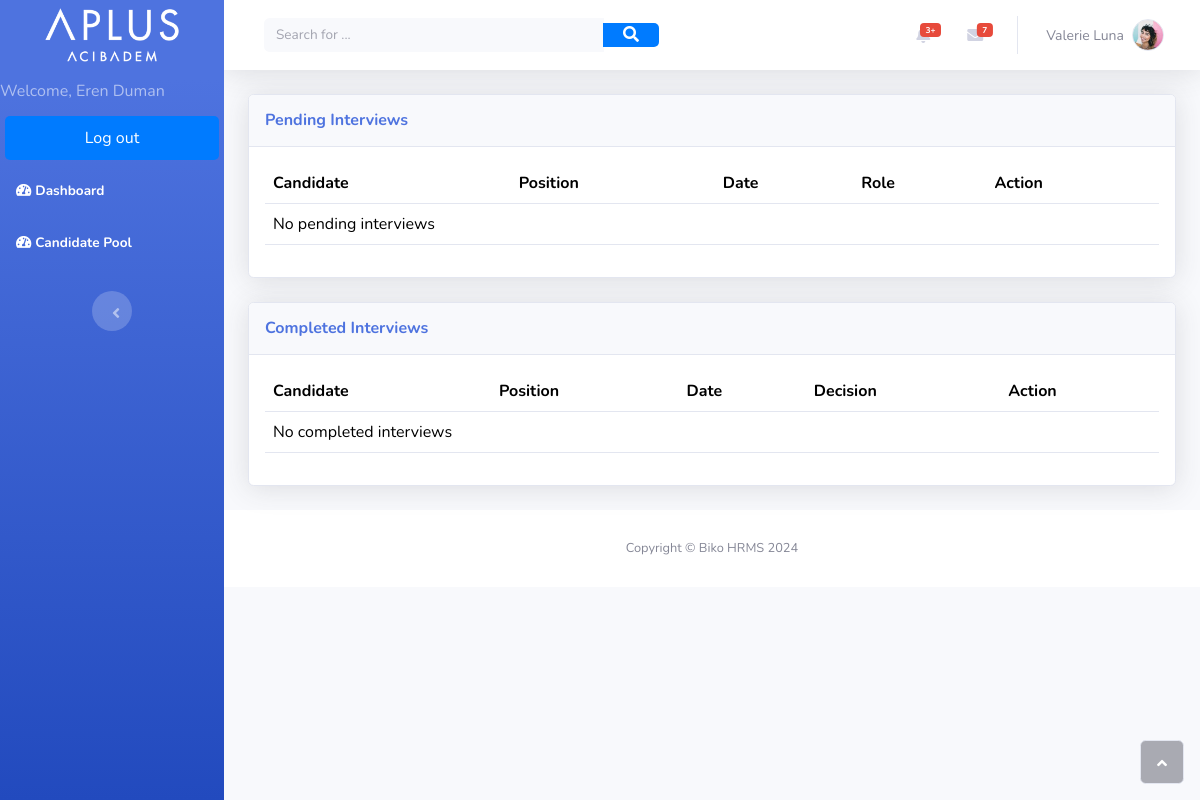
/hr/my-interviews/ (signed in), run on an earlier commit of the app's database.
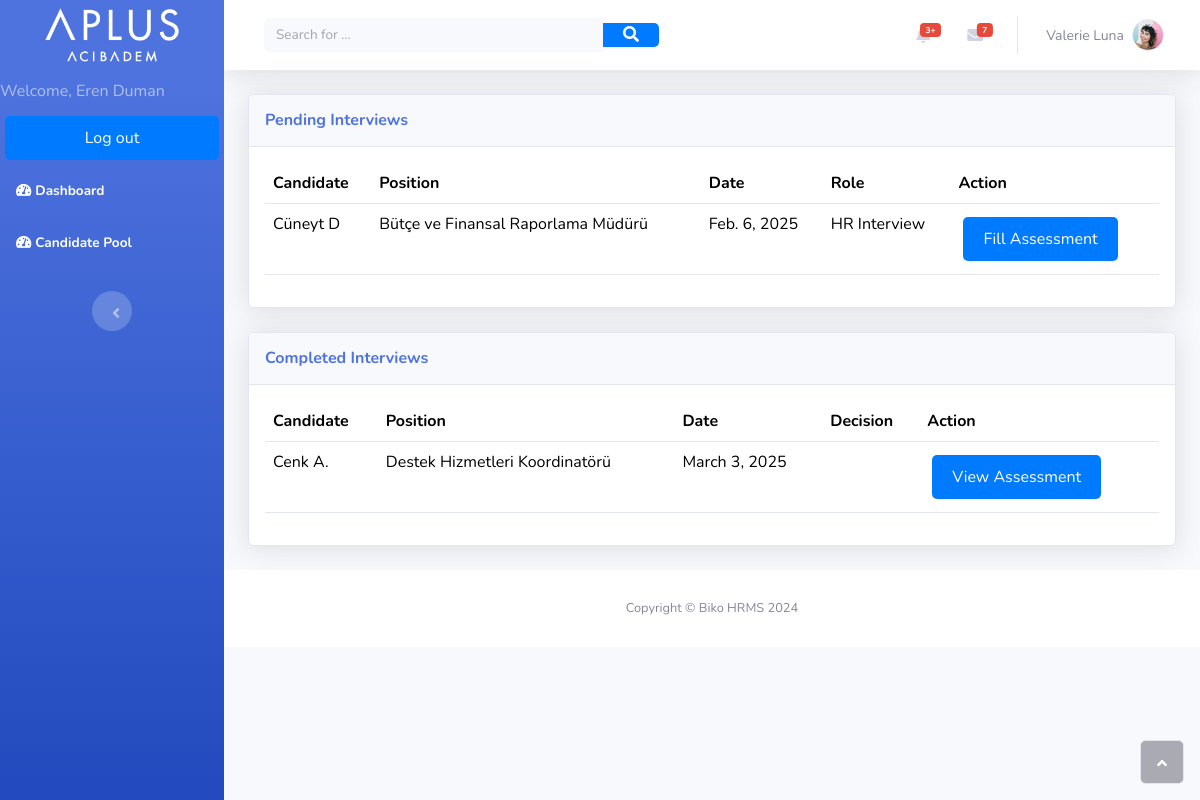
And on a later commit of the database.
### biko_hr/models.py (models this page shows, shortened)
class Interview(models.Model):
    application = models.ForeignKey(Application, on_delete=models.CASCADE)
    date = models.DateField()
    candidate = models.ForeignKey(Candidate, on_delete=models.CASCADE)
    application_source = models.CharField(max_length=200)
    general_assessment = models.TextField()
    evaluator = models.ForeignKey(User, on_delete=models.CASCADE, related_name='evaluated_interviews')
    evaluator_role = models.CharField(max_length=100)
    attributes_id = models.TextField()  # Placeholder for complex attributes
    manager = models.ForeignKey(User, on_delete=models.CASCADE, related_name='managed_interviews')
    work_hours_assessment = models.TextField()
    evaluation_scores = models.TextField()
    decision = models.TextField()

class Candidate(models.Model):
    name = models.CharField(max_length=100)
    surname = models.CharField(max_length=100)
    email = models.EmailField(null=True, blank=True)
    phone = models.CharField(max_length=15)
    experience = models.TextField(null=True, blank=True)
    skills = models.TextField(null=True, blank=True)
    birth_date = models.DateField()
    residence_city = models.CharField(max_length=100)
    residence_district = models.CharField(max_length=100)
    education_level = models.CharField(max_length=50)        #choices=[
    school_name = models.CharField(max_length=150, null=True, blank=True)
    department = models.CharField(max_length=100, null=True, blank=True)
    desired_locations = models.ManyToManyField('Location', null=True, blank=True)

class Application(models.Model):
    candidate = models.ForeignKey(Candidate, on_delete=models.CASCADE, null=True, blank=True)
    job = models.ForeignKey(IncubationJob, on_delete=models.CASCADE) # in order to terminate or success the application after incubation period. Also shows the applied job.
    application_date = models.DateField()
    status = models.CharField(max_length=50, default="Pending")
    uploaded_resume = models.FileField(upload_to='resumes/', null=True, blank=True)

class IncubationJob(models.Model):
    position = models.ForeignKey(Position, on_delete=models.CASCADE, default=None,blank=True, null=True)
    category = models.OneToOneField(JobCategory, on_delete=models.CASCADE,  null=True, blank=True)
    organization = models.ForeignKey(Organization, on_delete=models.CASCADE, default=None,blank=True, null=True)
    title = models.CharField(max_length=200)
    description = models.TextField()
    required_skills = models.TextField()
    status = models.CharField(max_length=50)
    preferred_locations = models.TextField()
    department = models.CharField(max_length=100)

class Position(models.Model):
    position = models.CharField(max_length=100)
    category = models.ForeignKey(JobCategory, on_delete=models.CASCADE, null=True,blank=True, default=None)

### hr/views.py (the view)
# urls.py: path('my-interviews/', views.my_interviews, name='my_interviews'),
@login_required
def my_interviews(request):
    pending_interviews = Interview.objects.filter(
        evaluator=request.user,
        decision='Pending'
    ).select_related(
        'candidate',
        'application__job__position'
    ).order_by('date')
    completed_interviews = Interview.objects.filter(
        evaluator=request.user
    ).exclude(
        decision='Pending'
    ).select_related(
        'candidate',
        'application__job__position'
    ).order_by('-date')
    return render(request, 'my_interviews.html', {
        'pending_interviews': pending_interviews,
        'completed_interviews': completed_interviews
    })

### hr/templates/my_interviews.html (shortened to what this page needs)
{% extends 'home.html' %}
{% load bootstrap4 %}
{% block content %}
<div class="container-fluid">
    <div class="card shadow mb-4">
        <div class="card-header py-3">
            <h6 class="text-primary fw-bold m-0">Pending Interviews</h6>
        </div>
        <div class="card-body">
            <div class="table-responsive">
                <table class="table">
                    <thead>
                        <tr>
                            <th>Candidate</th>
                            <th>Position</th>
                            <th>Date</th>
                            <th>Role</th>
                            <th>Action</th>
                        </tr>
                    </thead>
                    <tbody>
                        {% for interview in pending_interviews %}
                        <tr>
                            <td>{{ interview.candidate.name }} {{ interview.candidate.surname }}</td>
                            <td>{{ interview.application.job.position.position }}</td>
                            <td>{{ interview.date }}</td>
                            <td>{{ interview.evaluator_role }}</td>
                            <td>
                                <a href="{% url 'interview_assessment' interview.id %}"
                                   class="btn btn-primary btn-sm">
                                    Fill Assessment
                                </a>
                            </td>
                        </tr>
                        {% empty %}
                        <tr>
                            <td colspan="5">No pending interviews</td>
                        </tr>
                        {% endfor %}
                    </tbody>
                </table>
            </div>
        </div>
    </div>
    <div class="card shadow mb-4">
        <div class="card-header py-3">
            <h6 class="text-primary fw-bold m-0">Completed Interviews</h6>
        </div>
        <div class="card-body">
            <div class="table-responsive">
                <table class="table">
                    <thead>
                        <tr>
                            <th>Candidate</th>
                            <th>Position</th>
                            <th>Date</th>
                            <th>Decision</th>
                            <th>Action</th>
                        </tr>
                    </thead>
                    <tbody>
                        {% for interview in completed_interviews %}
                        <tr>
                            <td>{{ interview.candidate.name }} {{ interview.candidate.surname }}</td>
                            <td>{{ interview.application.job.position.position }}</td>
                            <td>{{ interview.date }}</td>
                            <td>
                                <span class="badge {% if interview.decision == 'Passed' %}badge-success
                                               {% elif interview.decision == 'Failed' %}badge-danger
                                               {% else %}badge-warning{% endif %}">
                                </span>
                            </td>
                            <td>
                                <a href="{% url 'interview_assessment' interview.id %}"
                                   class="btn btn-info btn-sm">
                                    View Assessment
                                </a>
                            </td>
                        </tr>
                        {% empty %}
                        <tr>
                            <td colspan="5">No completed interviews</td>
                        </tr>
                        {% endfor %}
                    </tbody>
                </table>
            </div>
        </div>
    </div>
</div>
{% endblock %}

What changed in the data, as far as the page shows it:
added Interview: candidate.name "Cüneyt", candidate.surname "D", application.job.position.position "Bütçe ve Finansal Raporlama Müdürü", date "Feb. 6, 2025", evaluator_role "HR Interview", shown under "Pending Interviews"
added Interview: candidate.name "Cenk", candidate.surname "A.", application.job.position.position "Destek Hizmetleri Koordinatörü", date "March 3, 2025", shown under "Completed Interviews"
Also different on the page:
text no longer shown: "No pending interviews No completed interviews"
